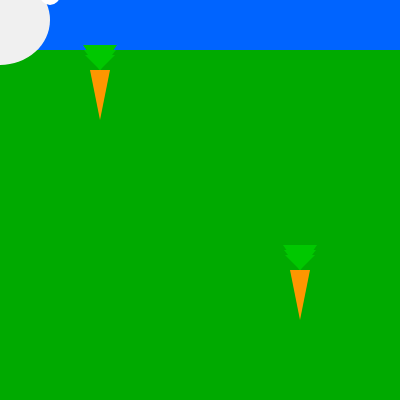
Frame 1 (no input)
Frame 60 (no input): identical to frame 1, image omitted
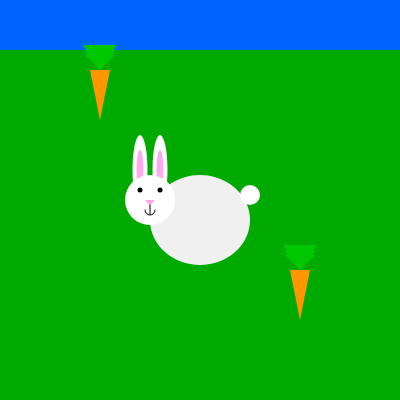
Frame 120 (the mouse pressed at the canvas centre since frame 60)

The p5.js sketch that drew these frames (run headless with seeded random() and noise() and a simulated clock; from frame 60 on, the mouse is pressed at the canvas centre):

// p5.js sketch
// ── sketch.js
function setup() {
  createCanvas (400,400);
}
function draw() {
  noStroke();
  fill(color(0,100,255));
  rect(0,0,400,50);
  fill('rgb(0,170,0)');
  rect(0,50,400,350);
  myFavorite.drawCarrot();
  otherCarrot.drawCarrot();
  bunny();

  if (mouseIsPressed){
  if(dist(myFavorite.carrotX,myFavorite.carrotX,mouseX,mouseY)<100){
    myFavorite.doesExist=false;
  }  
  }
  if (mouseIsPressed){
  if(dist(otherCarrot.carrotX,otherCarrot.carrotX,mouseX,mouseY)<100){
    otherCarrot.doesExist=false;
}
}
}
var myFavorite = new Carrot(100, 100);
var otherCarrot = new Carrot(300,300);

function Carrot (x,y){
  this.doesExist=true;
    this.carrotX=x;
    this.carrotY=y;

  this.drawCarrot = function (){
    if (this.doesExist===true) {
    noStroke();
    fill('rgb(0,200,0)');
    triangle(x-17,y-55,x+17,y-55,x,y-30);
    triangle(x-16,y-50,x+16,y-50,x,y-30);
    triangle(x-15,y-45,x+15,y-45,x,y-30);
    fill(255,150,0);
    triangle(x+10,y-30,x-10,y-30,x,y+20);
  }
}
}


function bunny (){
  fill(240); //belly
  ellipse(mouseX,mouseY+20,100,90);
  fill(255); //white ears
  ellipse(mouseX-60,mouseY-30,15,70);
  ellipse(mouseX-40,mouseY-30,15,70);
  fill('#fae'); //pink ears
  ellipse(mouseX-60,mouseY-30,7,40) ;
  ellipse(mouseX-40,mouseY-30,7,40);
  fill(255);
  ellipse(mouseX-50,mouseY,50,50); //head
  ellipse(mouseX+50,mouseY-5,20,20); //tail
  fill('#fae');
  triangle (mouseX-50,mouseY+6,mouseX-45,mouseY,mouseX-55,mouseY); //nose
  fill(0); //eyes
  ellipse(mouseX-60,mouseY-10,5,5);
  ellipse(mouseX-40,mouseY-10,5,5);
  noFill();
  stroke(1);
  arc(mouseX-50,mouseY+10,10,10,0,PI);
  line(mouseX-50,mouseY+5,mouseX-50,mouseY+14);
}
